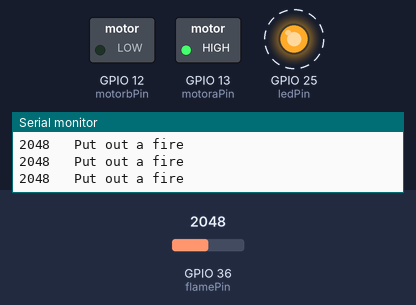
A sketch run on a simulated ESP32. Shown: switched loads named in the sketch (green lamp = pin HIGH), output pins drawn as LEDs (lit = HIGH), the last lines printed to the serial monitor. Dashed ring = blinking. Inputs (shaded band) come from the test bench; at power-on: GPIO 36 (flamePin) = 2048.

Above: at 0.9 s.
1.3 s: GPIO 36 (flamePin) set to 1964
At 2.1 s:
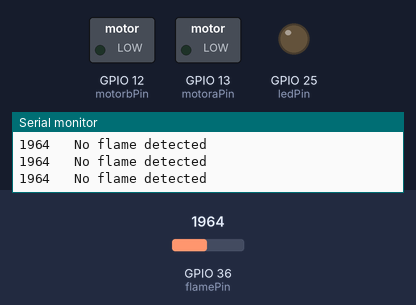
3.1 s: GPIO 36 (flamePin) set to 2040
At 3.22 s:
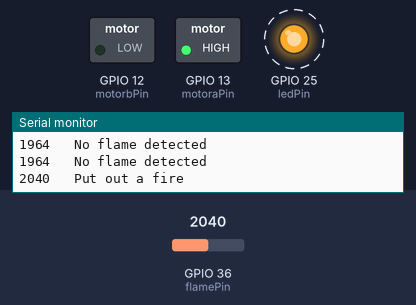
6.1 s: GPIO 36 (flamePin) set to 491
At 6.23 s:
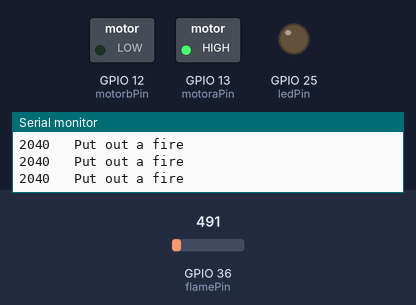
7.8 s: GPIO 36 (flamePin) set to 2047
At 7.94 s:
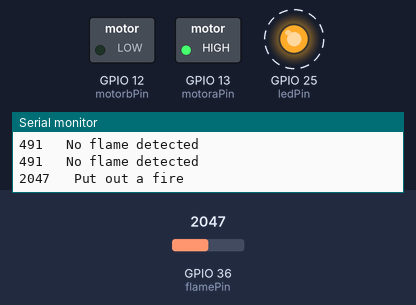
Timing chart, 0 to 11.8 s (numbered marks = the images above; inputs shaded):
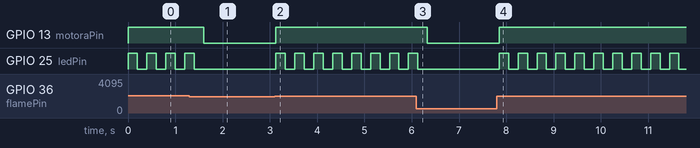

The sketch:

Fire-Fighting_Robot.ino
```cpp
/*
 * Filename: Fire-fighting robot
 * Function: Flame sensors control motors and leds to simulate fire fighting robots
 * Compiling IDE：ARDUINO 2.3.3
 * Author: https://www.keyestudio.com/
*/
const int flamePin = 36;   // set flame sensor pin to IO36
const int motoraPin = 13;  // set motor motor_IN+ pin to IO13
const int motorbPin = 12; // set motor motor_IN- pin to IO12
const int ledPin = 25;   // set led pin to IO25
int item = 0; // set item to 0

void setup() {
  Serial.begin(9600);  // set baud rate to 9600
  pinMode(flamePin, INPUT); // set flame sensor pin to input
  pinMode(motoraPin, OUTPUT); // set motor motor_IN+ pin to output
  pinMode(motorbPin, OUTPUT); // set motor motor_IN- pin to output
  pinMode(ledPin, OUTPUT); // set led pin to output
}

void loop() {
  item = analogRead(flamePin);  // read flame sensor analog value, and assign it to item
  Serial.print(item);  // print the analog value
  if (item > 2000) {  // When the analog value is above 2000, turn on the fan and the LED flashes
    Serial.print("   ");
    Serial.println("Put out a fire");
    digitalWrite(motoraPin, HIGH);  //motor rotates
    digitalWrite(motorbPin, LOW);
    digitalWrite(ledPin, HIGH);
    delay(200);
    digitalWrite(ledPin, LOW);
    delay(200);
  }
  else {//Otherwise, turn off the fan and the LED
    Serial.print("   ");
    Serial.println("No flame detected");
    digitalWrite(motoraPin, LOW);
    digitalWrite(motorbPin, LOW);
    digitalWrite(ledPin, LOW);
  }
}
```

Measured:
- the behaviour switches between 2001 and 2000 on GPIO 36 (flamePin) (found by bisection; images 0 and 1)
- after the input at 1.3 s, GPIO 13 (motoraPin): HIGH → LOW after 0.30 s; GPIO 25 (ledPin): goes on until 1.4 s, then stays LOW
- after the input at 3.1 s, GPIO 13 (motoraPin): LOW → HIGH at once; GPIO 25 (ledPin): alternates HIGH for 0.20 s and LOW for 0.20 s, starting at once
- after the input at 6.1 s, GPIO 13 (motoraPin): HIGH → LOW after 0.23 s; GPIO 25 (ledPin): goes on until 6.1 s, then stays LOW
- after the input at 7.8 s, GPIO 13 (motoraPin): LOW → HIGH after 0.05 s; GPIO 25 (ledPin): alternates HIGH for 0.20 s and LOW for 0.20 s, starting after 0.05 s
- by itself, GPIO 25 (ledPin): alternates HIGH for 0.20 s and LOW for 0.20 s
